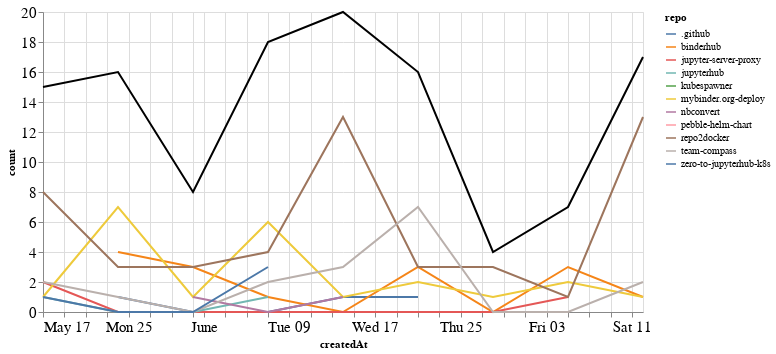

The notebook cell this image was saved under:
### Markdown cell above
## Comments

### Code cell
comments_time = comments.groupby('repo').resample('W', on='createdAt').count()['author'].reset_index()
comments_time = comments_time.rename(columns={'author': 'count'})
comments_time_total = comments_time.groupby('createdAt').agg({"count": "sum"}).reset_index()
ch1 = alt.Chart(comments_time, width=600).mark_line().encode(
    x='createdAt',
    y='count',
    color='repo',
    tooltip="repo"
)

ch2 = alt.Chart(comments_time_total, width=600).mark_line(color="black").encode(
    x='createdAt',
    y='count',
)

ch1 + ch2

### Figure 1 — Vega-Lite specification as saved in the notebook (floating-point values rounded to 4 significant figures)
{"config": {"axisLeft": {"labelFontSize": 15}, "axisBottom": {"labelFontSize": 15}}, "layer": [{"data": {"name": "data-789014b7dd76915467d6a11c44d4193e"}, "mark": "line", "encoding": {"color": {"type": "nominal", "field": "repo"}, "tooltip": {"type": "nominal", "field": "repo"}, "x": {"type": "temporal", "field": "createdAt"}, "y": {"type": "quantitative", "field": "count"}}, "width": 600}, {"data": {"name": "data-b60cc3d41917c13e7bf6391c7f3bf697"}, "mark": {"type": "line", "color": "black"}, "encoding": {"x": {"type": "temporal", "field": "createdAt"}, "y": {"type": "quantitative", "field": "count"}}, "width": 600}], "$schema": "https://vega.github.io/schema/vega-lite/v4.8.1.json", "datasets": {"data-789014b7dd76915467d6a11c44d4193e": [{"repo": ".github", "createdAt": "2020-05-24T00:00:00", "count": 1}, {"repo": ".github", "createdAt": "2020-05-31T00:00:00", "count": 0}, {"repo": ".github", "createdAt": "2020-06-07T00:00:00", "count": 0}, {"repo": ".github", "createdAt": "2020-06-14T00:00:00", "count": 1}, {"repo": ".github", "createdAt": "2020-06-21T00:00:00", "count": 1}, {"repo": "binderhub", "createdAt": "2020-05-24T00:00:00", "count": 4}, {"repo": "binderhub", "createdAt": "2020-05-31T00:00:00", "count": 3}, {"repo": "binderhub", "createdAt": "2020-06-07T00:00:00", "count": 1}, {"repo": "binderhub", "createdAt": "2020-06-14T00:00:00", "count": 0}, {"repo": "binderhub", "createdAt": "2020-06-21T00:00:00", "count": 3}, {"repo": "binderhub", "createdAt": "2020-06-28T00:00:00", "count": 0}, {"repo": "binderhub", "createdAt": "2020-07-05T00:00:00", "count": 3}, {"repo": "binderhub", "createdAt": "2020-07-12T00:00:00", "count": 1}, {"repo": "jupyter-server-proxy", "createdAt": "2020-05-17T00:00:00", "count": 2}, {"repo": "jupyter-server-proxy", "createdAt": "2020-05-24T00:00:00", "count": 0}, {"repo": "jupyter-server-proxy", "createdAt": "2020-05-31T00:00:00", "count": 0}, {"repo": "jupyter-server-proxy", "createdAt": "2020-06-07T00:00:00", "count": 0}, {"repo": "jupyter-server-proxy", "createdAt": "2020-06-14T00:00:00", "count": 0}, {"repo": "jupyter-server-proxy", "createdAt": "2020-06-21T00:00:00", "count": 0}, {"repo": "jupyter-server-proxy", "createdAt": "2020-06-28T00:00:00", "count": 0}, {"repo": "jupyter-server-proxy", "createdAt": "2020-07-05T00:00:00", "count": 1}, {"repo": "jupyterhub", "createdAt": "2020-05-17T00:00:00", "count": 1}, {"repo": "jupyterhub", "createdAt": "2020-05-24T00:00:00", "count": 0}, {"repo": "jupyterhub", "createdAt": "2020-05-31T00:00:00", "count": 0}, {"repo": "jupyterhub", "createdAt": "2020-06-07T00:00:00", "count": 1}, {"repo": "kubespawner", "createdAt": "2020-06-14T00:00:00", "count": 1}, {"repo": "mybinder.org-deploy", "createdAt": "2020-05-17T00:00:00", "count": 1}, {"repo": "mybinder.org-deploy", "createdAt": "2020-05-24T00:00:00", "count": 7}, {"repo": "mybinder.org-deploy", "createdAt": "2020-05-31T00:00:00", "count": 1}, {"repo": "mybinder.org-deploy", "createdAt": "2020-06-07T00:00:00", "count": 6}, {"repo": "mybinder.org-deploy", "createdAt": "2020-06-14T00:00:00", "count": 1}, {"repo": "mybinder.org-deploy", "createdAt": "2020-06-21T00:00:00", "count": 2}, {"repo": "mybinder.org-deploy", "createdAt": "2020-06-28T00:00:00", "count": 1}, {"repo": "mybinder.org-deploy", "createdAt": "2020-07-05T00:00:00", "count": 2}, {"repo": "mybinder.org-deploy", "createdAt": "2020-07-12T00:00:00", "count": 1}, {"repo": "nbconvert", "createdAt": "2020-05-31T00:00:00", "count": 1}, {"repo": "nbconvert", "createdAt": "2020-06-07T00:00:00", "count": 0}, {"repo": "nbconvert", "createdAt": "2020-06-14T00:00:00", "count": 1}, {"repo": "pebble-helm-chart", "createdAt": "2020-06-07T00:00:00", "count": 1}, {"repo": "repo2docker", "createdAt": "2020-05-17T00:00:00", "count": 8}, {"repo": "repo2docker", "createdAt": "2020-05-24T00:00:00", "count": 3}, {"repo": "repo2docker", "createdAt": "2020-05-31T00:00:00", "count": 3}, {"repo": "repo2docker", "createdAt": "2020-06-07T00:00:00", "count": 4}, {"repo": "repo2docker", "createdAt": "2020-06-14T00:00:00", "count": 13}, {"repo": "repo2docker", "createdAt": "2020-06-21T00:00:00", "count": 3}, {"repo": "repo2docker", "createdAt": "2020-06-28T00:00:00", "count": 3}, {"repo": "repo2docker", "createdAt": "2020-07-05T00:00:00", "count": 1}, {"repo": "repo2docker", "createdAt": "2020-07-12T00:00:00", "count": 13}, {"repo": "team-compass", "createdAt": "2020-05-17T00:00:00", "count": 2}, {"repo": "team-compass", "createdAt": "2020-05-24T00:00:00", "count": 1}, {"repo": "team-compass", "createdAt": "2020-05-31T00:00:00", "count": 0}, {"repo": "team-compass", "createdAt": "2020-06-07T00:00:00", "count": 2}, {"repo": "team-compass", "createdAt": "2020-06-14T00:00:00", "count": 3}, {"repo": "team-compass", "createdAt": "2020-06-21T00:00:00", "count": 7}, {"repo": "team-compass", "createdAt": "2020-06-28T00:00:00", "count": 0}, {"repo": "team-compass", "createdAt": "2020-07-05T00:00:00", "count": 0}, {"repo": "team-compass", "createdAt": "2020-07-12T00:00:00", "count": 2}, {"repo": "zero-to-jupyterhub-k8s", "createdAt": "2020-05-17T00:00:00", "count": 1}, {"repo": "zero-to-jupyterhub-k8s", "createdAt": "2020-05-24T00:00:00", "count": 0}, {"repo": "zero-to-jupyterhub-k8s", "createdAt": "2020-05-31T00:00:00", "count": 0}, {"repo": "zero-to-jupyterhub-k8s", "createdAt": "2020-06-07T00:00:00", "count": 3}], "data-b60cc3d41917c13e7bf6391c7f3bf697": [{"createdAt": "2020-05-17T00:00:00", "count": 15}, {"createdAt": "2020-05-24T00:00:00", "count": 16}, {"createdAt": "2020-05-31T00:00:00", "count": 8}, {"createdAt": "2020-06-07T00:00:00", "count": 18}, {"createdAt": "2020-06-14T00:00:00", "count": 20}, {"createdAt": "2020-06-21T00:00:00", "count": 16}, {"createdAt": "2020-06-28T00:00:00", "count": 4}, {"createdAt": "2020-07-05T00:00:00", "count": 7}, {"createdAt": "2020-07-12T00:00:00", "count": 17}]}}
